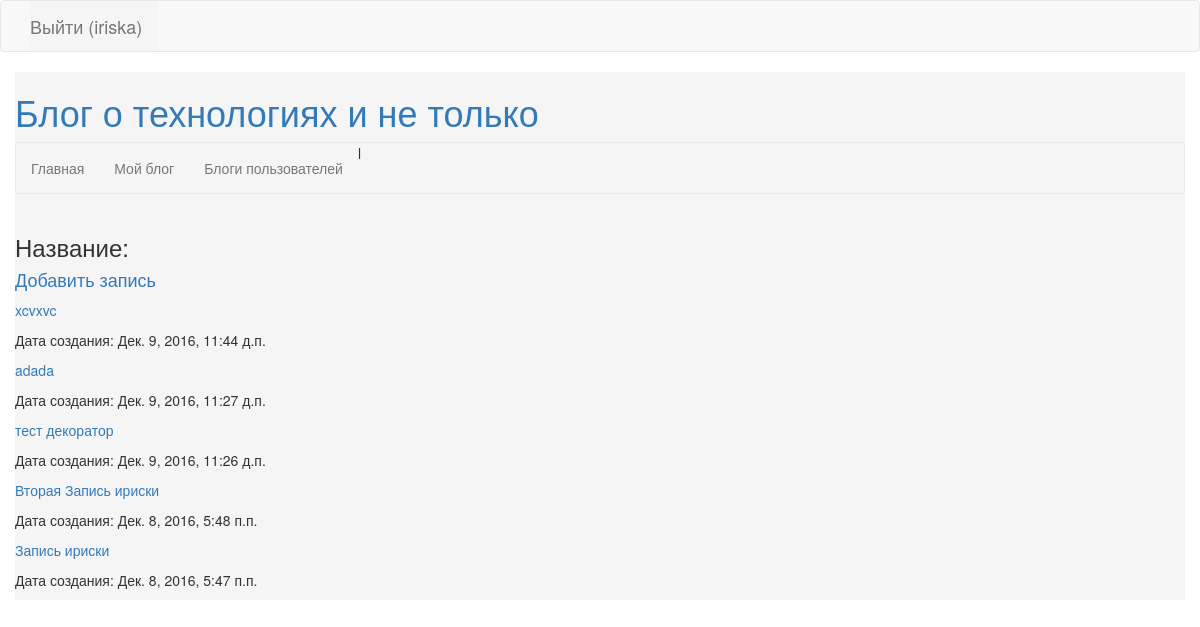
Before: /personal_blog/ (signed in) with the older database file.
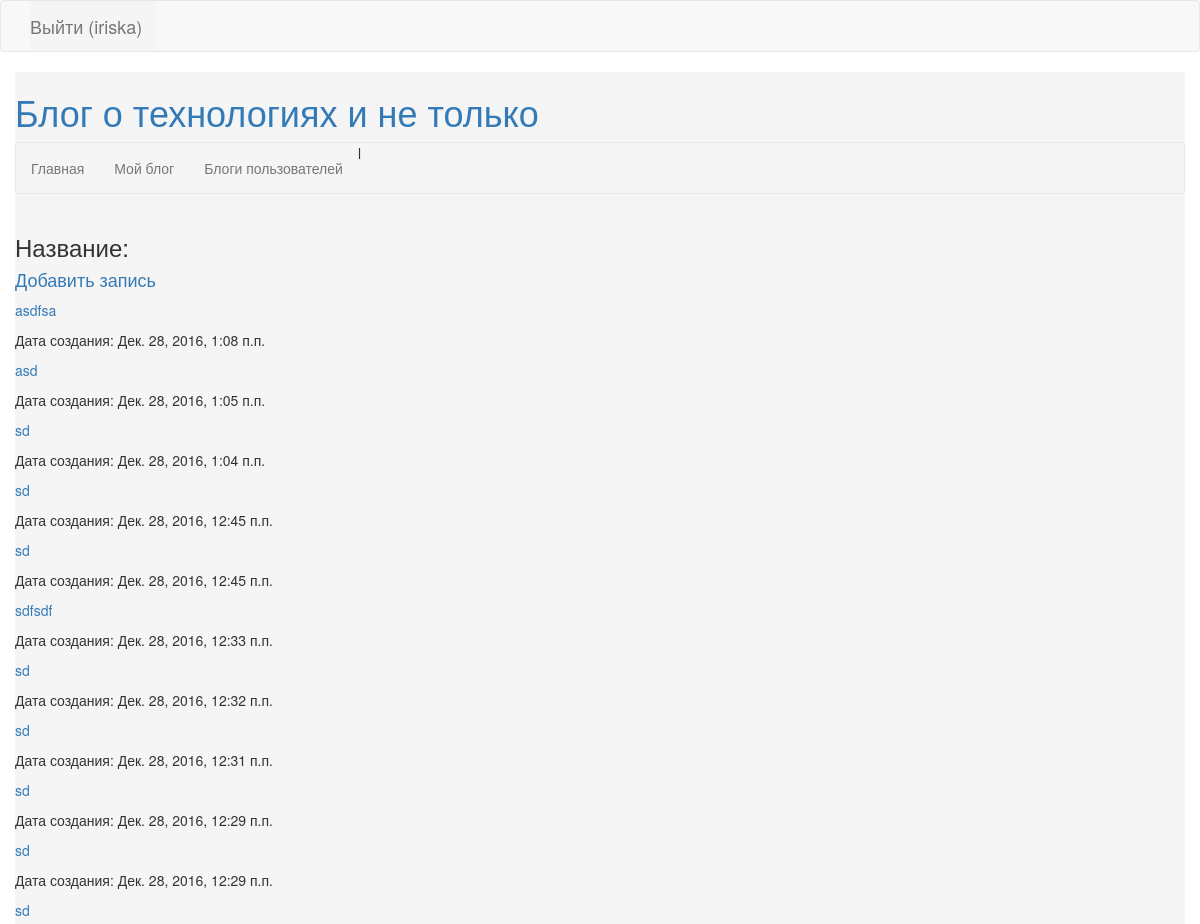
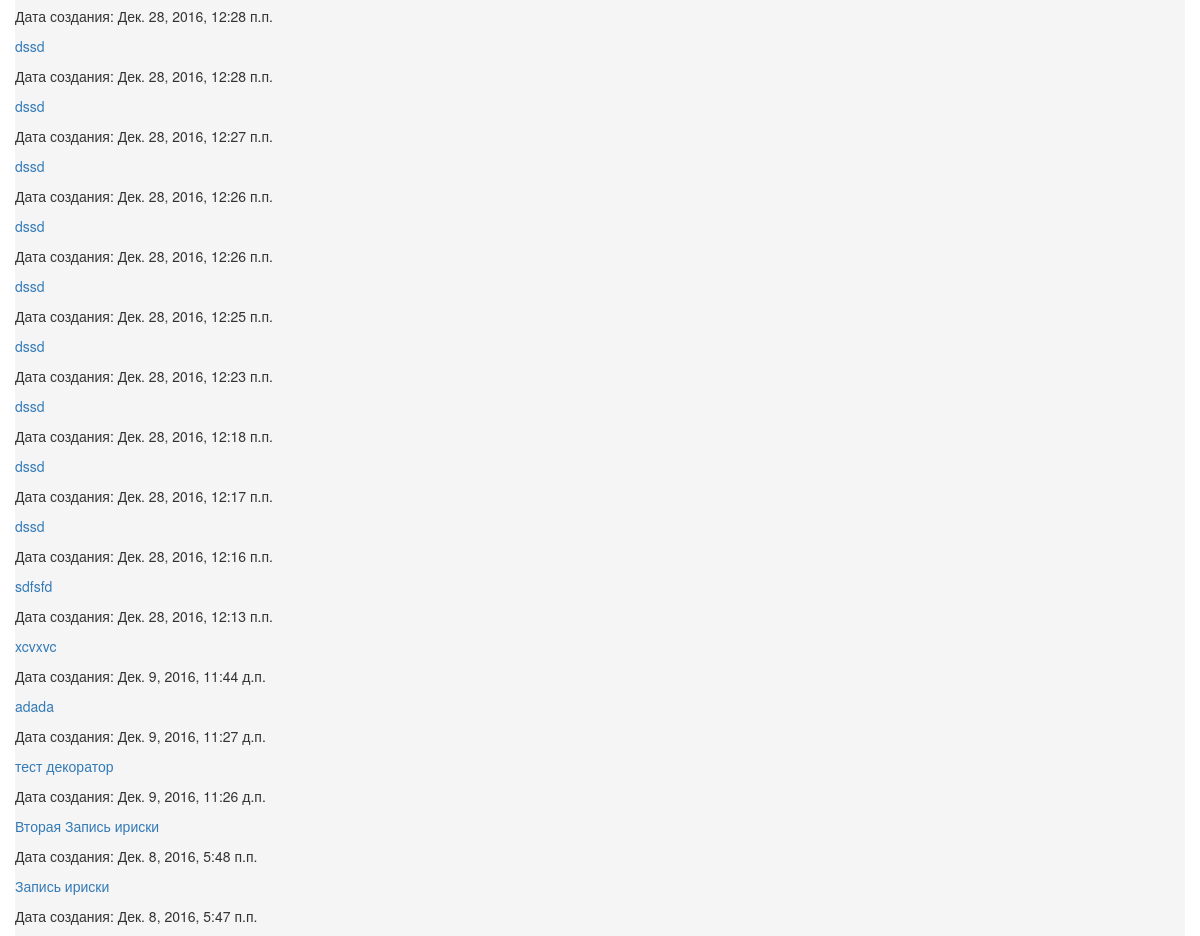
After: the same page with the newer database file (2 pictures, top to bottom).
### blog/models.py (models this page shows, shortened)
class Post(m.Model):
    blog = m.ForeignKey(
        Blog,
        verbose_name='Блог',
    )
    title = m.CharField(
        'Заголовок',
        max_length=200,
    )
    text = m.TextField('Текст сообщения')
    created_date = m.DateTimeField(
        'Создан',
        auto_now_add=True,
    )
    newsfeeds = m.ManyToManyField(
        NewsFeed,
        verbose_name='Новости',
        blank=True,
        through='Reviewed'
    )
    class Meta:
        ordering = ["-created_date"]
        get_latest_by = "create_date"
        verbose_name = "Пост"
        verbose_name_plural = "Посты"

### blog/views.py (the view)
# urls.py: url(r'^personal_blog/$', PersonalBlog.as_view(), name="personal_blog"),
@method_decorator(login_required, name='dispatch')
class PersonalBlog(ListView):
    template_name = 'blog/PersonalBlog.html'
    context_object_name = 'posts'
    def get_queryset(self):
        user = auth.get_user(self.request)
        posts = Post.objects.filter(blog__user=user).order_by('-created_date')
        return posts

### blog/templates/blog/PersonalBlog.html
{% extends 'blog/index.html' %}
{% block content %}
    <div class="container">
        <div class="row">
            <h3>Название: <a href="{% url 'personal_blog' %}">{{ blog.name }} </a></h3>
            <h4><a href="{% url 'add_post' %}">Добавить запись</a></h4>
        </div>
        <div class="row">
            {% for post in posts %}
                <p><a href="/post/get/{{ post.id }}/">{{ post.title }}</a></p>
                <p>Дата создания: {{ post.created_date }}</p>
            {% endfor %}
        </div>
    </div>
{% endblock%}

Changed rows visible on the page:
added Post: title "asdfsa", created_date "Дек. 28, 2016, 1:08 п.п."
added Post: title "asd", created_date "Дек. 28, 2016, 1:05 п.п."
added Post: title "sd", created_date "Дек. 28, 2016, 1:04 п.п."
added Post: title "sd", created_date "Дек. 28, 2016, 12:45 п.п."
added Post: title "sd", created_date "Дек. 28, 2016, 12:45 п.п."
added Post: title "sdfsdf", created_date "Дек. 28, 2016, 12:33 п.п."
added Post: title "sd", created_date "Дек. 28, 2016, 12:32 п.п."
added Post: title "sd", created_date "Дек. 28, 2016, 12:31 п.п."
added Post: title "sd", created_date "Дек. 28, 2016, 12:29 п.п."
added Post: title "sd", created_date "Дек. 28, 2016, 12:29 п.п."
added Post: title "sd", created_date "Дек. 28, 2016, 12:28 п.п."
added Post: title "dssd", created_date "Дек. 28, 2016, 12:28 п.п."
added Post: title "dssd", created_date "Дек. 28, 2016, 12:27 п.п."
added Post: title "dssd", created_date "Дек. 28, 2016, 12:26 п.п."
added Post: title "dssd", created_date "Дек. 28, 2016, 12:26 п.п."
added Post: title "dssd", created_date "Дек. 28, 2016, 12:25 п.п."
added Post: title "dssd", created_date "Дек. 28, 2016, 12:23 п.п."
added Post: title "dssd", created_date "Дек. 28, 2016, 12:18 п.п."
added Post: title "dssd", created_date "Дек. 28, 2016, 12:17 п.п."
added Post: title "dssd", created_date "Дек. 28, 2016, 12:16 п.п."
added Post: title "sdfsfd", created_date "Дек. 28, 2016, 12:13 п.п."
